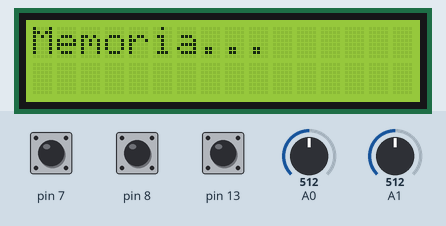
Simulated run of this sketch. Board: Arduino Uno, built with avr-gcc and run on an emulated ATmega328P. Parts: 16×2 character LCD. The test bench sets the inputs (shaded band); at power-on: pin 7 HIGH, A1 = 512, pin 8 HIGH, pin 13 HIGH, A0 = 512. What the sketch prints to the serial monitor is not drawn.

Above: at 3.1 s.
At 6.2 s:
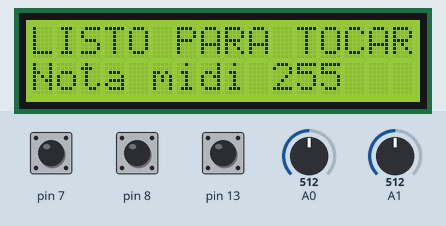
6.3 s: pin 7 pulled LOW for 0.15 s
At 7.5 s:
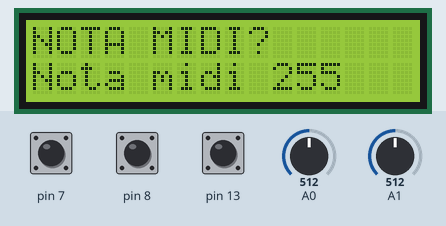
7.9 s: A1 set to 0
At 10.5 s:
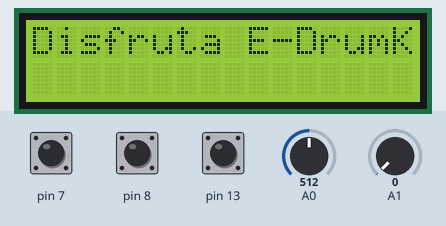
10.9 s: A1 set to 30
12.6 s: pin 7 pulled LOW for 3.2 s
17.3 s: pin 7 pulsed LOW 5 times (0.12 s each, 0.3 s apart)
At 19.3 s:
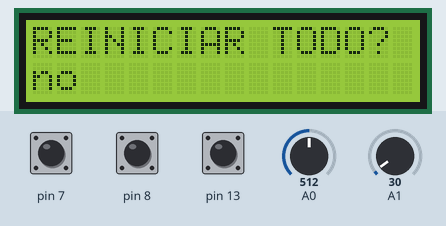
20.3 s: pin 8 pulled LOW for 0.15 s
At 21.4 s:
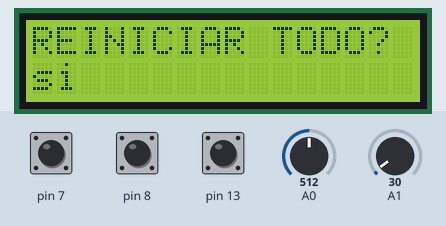
Timing chart, 0 to 22.9 s (numbered marks = the images above; inputs shaded):
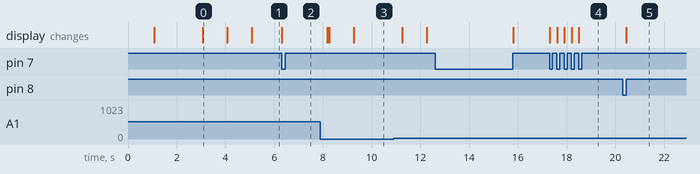

The sketch:

ArduinoMidiDrums.ino
```cpp
// (licence header left out)
 /*
  * Modify by coutino@gmail.com
  * 2019/0705
  * https://www.koutino.com
  */


// ---------------------------------------LCD
// include the library code:
#include <LiquidCrystal.h>


// initialize the library by associating any needed LCD interface pin
// with the arduino pin number it is connected to
const int rs = 12, en = 11, d4 = 5, d5 = 4, d6 = 3, d7 = 2;
LiquidCrystal lcd(rs, en, d4, d5, d6, d7);
boolean showMessageLCD;


// ---------------------------------------PADS
//Piezo defines
#define NUM_PIEZOS 2
#define SNARE_THRESHOLD 30     //anything < TRIGGER_THRESHOLD is treated as 0
#define LTOM_THRESHOLD 30
#define RTOM_THRESHOLD 181
#define LCYM_THRESHOLD 100
#define RCYM_THRESHOLD 100
#define KICK_THRESHOLD 30
#define MAX_THRESHOLD 200 // must be grather than all up define threshold
#define START_SLOT A0     //first analog slot of piezos

//MIDI note defines for each trigger
#define SNARE_NOTE 37
#define LTOM_NOTE 40
#define RTOM_NOTE 72
#define LCYM_NOTE 73
#define RCYM_NOTE 74
#define KICK_NOTE 75

//MIDI defines
#define NOTE_ON_CMD 0x90
#define NOTE_OFF_CMD 0x80
#define MAX_MIDI_VELOCITY 127


//Program defines
//ALL TIME MEASURED IN MILLISECONDS
#define SIGNAL_BUFFER_SIZE 100
#define PEAK_BUFFER_SIZE 30
#define MAX_TIME_BETWEEN_PEAKS 20
#define MIN_TIME_BETWEEN_NOTES 50


// pad struct
struct padStruct{
  //map that holds the mux slots of the piezos
  byte slot;
  //map that holds the respective note to each piezo
  byte miniNote;
  //map that holds the respective threshold to each piezo
  byte threshold;

  //Ring buffers to store analog signal and peaks
  short currentSignalIndex;
  short currentPeakIndex;
  unsigned short signalBuffer[SIGNAL_BUFFER_SIZE];
  unsigned short peakBuffer[PEAK_BUFFER_SIZE];

  boolean noteReady;
  unsigned short noteReadyVelocity;
  boolean isLastPeakZeroed;

  unsigned long lastPeakTime;
  unsigned long lastNoteTime;
};

typedef struct padStruct Pad;
Pad padNote[NUM_PIEZOS];

byte currentMidiNoteSlot;
unsigned short currentMidiChannel;

byte resetAllValue;
boolean resetAllValueConfirm;

byte saveAllValue;
boolean saveAllValueConfirm;


boolean isChangeDataPadNote;


// ---------------------------------------CONFIG


#define NUMBER_OPTIONS 9
#define VALUE_INCREMENT 0
#define VALUE_DECREMENT 1

//MIDI baud rate for MIDI
#define RATE_MIDI 0
//MIDI baud rate for USM
#define RATE_USB 1


struct buttonStruct{
  byte id;
  byte state;
  byte lastState;
  byte value;
};

typedef struct buttonStruct Button;

Button buttonSet;
Button buttonPrev;
Button buttonNext;

// ------ Language in a future
//byte language;
/*enum{
  ES=0,
  EN
};*/

/*
enum{
M_WELCOME=0,
M_ENJOY_EDRUMKIT,
M_VERIFY_MEMORY,
M_GETTING_DATA,
M_NO_DATA_GET,
M_MIDI_NOTE_lowercase,
M_MIDI_NOTE_uppercase,
M_YES,
M_NO,
M_READY_PLAY,
M_MIDI_NOTE_CHANGES,
M_THRESHOLD,
M_MIDI_CHANNEL,
M_SAVE_NEW_DATA,
M_SAVING_WAIT,
M_RESET_ALL,
M_RESETING_WAIT

};
*/

byte currentSerialMode;

//String lanMessage[17];


// ---------------------------------------EEPROM and backup
#include <EEPROM.h>
#include <Arduino.h>

struct bckPadNoteStruct{
  //map that holds the mux slots of the piezos
  byte slot;
  //map that holds the respective note to each piezo
  byte miniNote;
  //map that holds the respective threshold to each piezo
  byte threshold;

};


typedef struct bckPadNoteStruct BckPadNote;


struct eepromStruct{
  boolean isDataSave;
  byte midiChannel;
  byte serialMode;
  BckPadNote bckPadNote[NUM_PIEZOS];
};
typedef struct eepromStruct EepromStruct;
EepromStruct eepromStructMemory;


int EEPROM_writeAnything(int ee, const struct eepromStruct & value)
{
    const byte* p = (const byte*)(const void*)&value;
    unsigned int i;
    for (i = 0; i < sizeof(value); i++)
          EEPROM.write(ee++, *p++);
    return i;
}

int EEPROM_readAnything(int ee, struct eepromStruct& value)
{
    byte* p = (byte*)(void*)&value;
    unsigned int i;
    for (i = 0; i < sizeof(value); i++)
          *p++ = EEPROM.read(ee++);
    return i;
}


// --------------------------------------- SETUP
void setup()
{

  setupLCD();
  printWelcome();
  setupCONFIG();
  setupPADS();
  setupMEMORY();


}


void printWelcome(){
  // Print a message to the LCD.
  lcd.print("Bienvenido");
  delay(1000);
  lcd.clear();
  lcd.print("Disfruta E-DrumKit");
  delay(2000);

}

void setSerialMode(byte modeMIDIUSB){
  switch(modeMIDIUSB){
    case RATE_MIDI:
          Serial.begin(31250);
          break;
    case RATE_USB:
          Serial.begin(115200);
          break;
     default:
         Serial.begin(31250);
         break;
  }

}


void setupLCD(){
 /*
  lanMessage[0] = "Bienvenido";
  lanMessage[1] = "Disfruta EDrumK";
  lanMessage[2] = "Memoria ...";
  lanMessage[3] = "Obteniendo datos";
  lanMessage[4] = "Sin datos";
  lanMessage[5] = "Nota midi";
  lanMessage[6] = "NOTA MIDI";
  lanMessage[7] = "si";
  lanMessage[8] = "no";
  lanMessage[9] = "LISTO PARA TOCA";
  lanMessage[10] = "CAMBIO NOTA MID";
  lanMessage[11] = "Limite sensor";
  lanMessage[12] = "CANAL MIDI";
  lanMessage[13] = "Salvar cambios?";
  lanMessage[14] = "SALVANDO, ESPERE";
  lanMessage[15] = "¿REINICIAR TODO?";
  lanMessage[16] = "REINICIANDO ...";


    "Welcome",
    "Enjoy E-DrumKit",
    "Verify memory...",
    "Getting data...",
    "No data to get",
    "Midi note",
    "MIDI NOTE",
    "yes",
    "no",
    "READY TO PLAY",
    "MIDI NOTE CHANGES",
    "Threshold",
    "MIDI CHANNEL",
    "SAVE NEW DATA",
    "SAVING, WAIT...",
    "RESET ALL?",
    "RESETING,W A0IT..."
*/


  // set up the LCD's number of columns and rows:
  lcd.begin(16, 2);

  showMessageLCD = false;

}


void setupCONFIG(){

  buttonSet.id = 7;
  buttonPrev.id = 13;
  buttonNext.id = 8;
  pinMode( buttonSet.id, INPUT_PULLUP);
  pinMode( buttonPrev.id, INPUT_PULLUP);
  pinMode( buttonNext.id, INPUT_PULLUP);

  buttonPrev.state = 0;
  buttonPrev.lastState = 1;
  buttonNext.state = 0;
  buttonNext.lastState = 1;

}


void setupPADS()
{

  currentSerialMode = 0;
  setSerialMode(currentSerialMode);


  //initialize globals
  for(byte i=0; i<NUM_PIEZOS; ++i)
  {
    padNote[i].currentSignalIndex = 0;
    padNote[i].currentPeakIndex = 0;
    memset(padNote[i].signalBuffer,0,sizeof(padNote[i].signalBuffer));
    memset(padNote[i].peakBuffer,0,sizeof(padNote[i].peakBuffer));
    padNote[i].noteReady = false;
    padNote[i].noteReadyVelocity = 0;
    padNote[i].isLastPeakZeroed = true;
    padNote[i].lastPeakTime = 0;
    padNote[i].lastNoteTime = 0;
    padNote[i].slot = START_SLOT + i;
  }

  padNote[0].threshold = KICK_THRESHOLD;
  padNote[1].threshold = RTOM_THRESHOLD;
  //padNote[2].threshold = RCYM_THRESHOLD;
  //padNote[3].threshold = LCYM_THRESHOLD;
  //padNote[4].threshold = SNARE_THRESHOLD;
  //padNote[5].threshold = LTOM_THRESHOLD;

  padNote[0].miniNote = KICK_NOTE;
  padNote[1].miniNote = RTOM_NOTE;
  //padNote[2].miniNote = RCYM_NOTE;
  //padNote[3].miniNote = LCYM_NOTE;
  //padNote[4].miniNote = SNARE_NOTE;
  //padNote[5].miniNote = LTOM_NOTE;
  currentMidiChannel = 10;
  resetAllValue = 0;
  resetAllValueConfirm = false;
  saveAllValue = 0;
  saveAllValueConfirm = false;
  isChangeDataPadNote = false;
  //language = 1;
}


void setupMEMORY(){

  lcd.clear();
  lcd.print("Memoria...");
  delay(1000);
  EEPROM_readAnything(0, eepromStructMemory);
  lcd.clear();
  if(eepromStructMemory.isDataSave){

    lcd.print("Obteniendo datos");
    copyDataFromEepronToPadNote();
    delay(1000);
  }else{
    lcd.print("Sin datos");
    copyDataFromPadNoteToEeprom();
    delay(1000);
  }


}


void copyDataFromEepronToPadNote(){
  currentMidiChannel = eepromStructMemory.midiChannel;
  currentSerialMode = eepromStructMemory.serialMode;
  for(byte i=0; i<NUM_PIEZOS; ++i){
    padNote[i].slot = eepromStructMemory.bckPadNote[i].slot;
    padNote[i].miniNote = eepromStructMemory.bckPadNote[i].miniNote;
    padNote[i].threshold = eepromStructMemory.bckPadNote[i].threshold;
  }
}

void copyDataFromPadNoteToEeprom(){
  eepromStructMemory.midiChannel = currentMidiChannel;
  eepromStructMemory.serialMode = currentSerialMode;
  for(byte i=0; i<NUM_PIEZOS; ++i){
    eepromStructMemory.bckPadNote[i].slot = padNote[i].slot;
    eepromStructMemory.bckPadNote[i].miniNote = padNote[i].miniNote;
    eepromStructMemory.bckPadNote[i].threshold = padNote[i].threshold;
  }
}


// MAIN
void loop()
{
  actionCONFIG();
  actionPADS();
}


void printMessageNoteLCD(String message){
  if(showMessageLCD){
    showMessageLCD = false;
    lcd.clear();
    lcd.print(message);
    lcd.setCursor(0, 1);
    String m = "Nota midi " + String(padNote[currentMidiNoteSlot].miniNote);
    lcd.print(m);
  }
}

void printMessageThresholdLCD(String message){
  if(showMessageLCD){
    showMessageLCD = false;
    String mn = "NOTA MIDI " + String(padNote[currentMidiNoteSlot].miniNote);
    lcd.clear();
    lcd.print(mn);
    lcd.setCursor(0, 1);
    message = message +" "+ String(padNote[currentMidiNoteSlot].threshold);
    lcd.print(message);

  }
}

void printMessageChannelLCD(String message){
  if(showMessageLCD){
    showMessageLCD = false;
    lcd.clear();
    lcd.print(message);
    lcd.setCursor(0, 1);
    message = " "+ String(currentMidiChannel+1);
    lcd.print(message);

  }
}

void printMessageResetAllValuesLCD(String message,byte numYesNo){
  if(showMessageLCD){
    showMessageLCD = false;
    lcd.clear();
    lcd.print(message);
    lcd.setCursor(0, 1);
    message = numYesNo==1 ? "si":"no";
    lcd.print(message);
  }
}

void printMessageSerialModeLCD(String message,byte midiUSB){
  if(showMessageLCD){
    showMessageLCD = false;
    lcd.clear();
    lcd.print(message);
    lcd.setCursor(0, 1);
    message = midiUSB==1 ? "puerto usb":"puerto midi";
    lcd.print(message);
  }
}

void printMessageLCD(String message){
  if(showMessageLCD){
    showMessageLCD = false;
    lcd.clear();
    //lcd.setCursor(0, 0);
    lcd.print(message);
  }
}

boolean isButtonPress1(struct buttonStruct *button, byte digitanButtonWhatStateToCheck, byte incrementDecrement, byte module ){

  button->state = digitalRead(button->id);
  if(button->state != button->lastState){
    if(button->state == digitanButtonWhatStateToCheck){
      //Serial.println("Cambio el estado del boton 1");


      switch(incrementDecrement){
        case VALUE_INCREMENT:
            button->value = ++button->value % module;
            break;
        case VALUE_DECREMENT:
            if(button->value == 0){
              button->value = module-1;
            }else{
              button->value = --button->value % module;
            }

            break;
      }
      //abs(button->value);
      //Serial.println(button->value);
    }
    button->lastState = button->state;
    showMessageLCD = true;
    return true;
  }else{
    return false;
  }

}


void tmpMessage(String m){
  lcd.clear();
            lcd.print(m);
            delay(3000);
}

void actionCONFIG(){

  byte valueAuxModify;
  String mm;
  String mmmm;

    if(isButtonPress1(&buttonSet, LOW, VALUE_INCREMENT, NUMBER_OPTIONS)){


        //Serial.println("Cambio el estado del boton");
        //Serial.println(digitalButonOPTION);


    }else{

      switch(buttonSet.value){
          case 0:

            // Ready to  play e-drum

            //printMessageNoteLCD("play");
            printMessageNoteLCD("LISTO PARA TOCAR");

            break;
          case 1:
            printMessageNoteLCD("NOTA MIDI?");


            valueAuxModify = padNote[currentMidiNoteSlot].miniNote;

            buttonPrev.value = valueAuxModify;
            if(isButtonPress1(&buttonPrev, HIGH, VALUE_DECREMENT, 127)){
              valueAuxModify = buttonPrev.value;
              isChangeDataPadNote = true;
              //tmpMessage("entry 1");
            }

            buttonNext.value = valueAuxModify;
            if(isButtonPress1(&buttonNext, HIGH, VALUE_INCREMENT, 127)){
              valueAuxModify = buttonNext.value;
              isChangeDataPadNote = true;
              //tmpMessage("entry 2");
            }
            padNote[currentMidiNoteSlot].miniNote = valueAuxModify;


            break;

          case 2:

            printMessageThresholdLCD("Lim. sensor");


            valueAuxModify = padNote[currentMidiNoteSlot].threshold;

            buttonPrev.value = valueAuxModify;
            if(isButtonPress1(&buttonPrev, HIGH, VALUE_DECREMENT, MAX_THRESHOLD)){
              valueAuxModify = buttonPrev.value;
              isChangeDataPadNote = true;
              //tmpMessage("entry 3");
            }

            buttonNext.value = valueAuxModify;
            if(isButtonPress1(&buttonNext, HIGH, VALUE_INCREMENT, MAX_THRESHOLD)){
              valueAuxModify = buttonNext.value;
              isChangeDataPadNote = true;
              //tmpMessage("entry 4");
            }
            padNote[currentMidiNoteSlot].threshold = valueAuxModify;


            break;


          case 3:
          // CHANNEL
            printMessageChannelLCD("CANAL MIDI?");


            valueAuxModify = currentMidiChannel;
            buttonPrev.value = valueAuxModify;
            if(isButtonPress1(&buttonPrev, HIGH, VALUE_DECREMENT, 16)){
              valueAuxModify = buttonPrev.value;
              isChangeDataPadNote = true;
            }

            buttonNext.value = valueAuxModify;
            if(isButtonPress1(&buttonNext, HIGH, VALUE_INCREMENT, 16)){
              valueAuxModify = buttonNext.value;
              isChangeDataPadNote = true;
            }
            currentMidiChannel = valueAuxModify;

            break;

          case 4:
            // SERIAL PORT MODE
             mmmm = "ant" + String(buttonSet.value);
                //          tmpMessage(mmmm);
              valueAuxModify = currentSerialMode;
              printMessageSerialModeLCD("PUERTO?",currentSerialMode);
              //delay(3000);
              buttonPrev.value = valueAuxModify;
              if(isButtonPress1(&buttonPrev, HIGH, VALUE_DECREMENT, 2)){
                valueAuxModify = buttonPrev.value;
                setSerialMode(valueAuxModify);
                isChangeDataPadNote = true;
              }

              buttonNext.value = valueAuxModify;
              if(isButtonPress1(&buttonNext, HIGH, VALUE_INCREMENT, 2)){
                valueAuxModify = buttonNext.value;
                setSerialMode(valueAuxModify);
                isChangeDataPadNote = true;
              }
              currentSerialMode = valueAuxModify;
              mmmm = "des" + String(buttonSet.value);
              //tmpMessage(mmmm);
              break;

          case 5:
            // SAVE ALL VALUES
            if(isChangeDataPadNote){

              valueAuxModify = saveAllValue;
              printMessageResetAllValuesLCD("SALVAR CAMBIOS?",saveAllValue);
              buttonPrev.value = valueAuxModify;
              if(isButtonPress1(&buttonPrev, HIGH, VALUE_DECREMENT, 2)){
                valueAuxModify = buttonPrev.value;
              }

              buttonNext.value = valueAuxModify;
              if(isButtonPress1(&buttonNext, HIGH, VALUE_INCREMENT, 2)){
                valueAuxModify = buttonNext.value;
              }
              saveAllValue = valueAuxModify;
              saveAllValueConfirm = valueAuxModify == 1 ? true:false;

            }else{
              buttonSet.value = 7;
            }
            break;

          case 6:
            isChangeDataPadNote = false;
            if(saveAllValueConfirm){
              printMessageLCD("SALVANDO, ESPERE...");
              //setupPADS();
              copyDataFromPadNoteToEeprom();
              eepromStructMemory.isDataSave = true;
              EEPROM_writeAnything(0, eepromStructMemory);

              saveAllValueConfirm = false;
              saveAllValue = 0;
              delay(1000);
              buttonSet.value = 0;
            }else{
              copyDataFromEepronToPadNote();
              setSerialMode(currentSerialMode);
              buttonSet.value = 7;
            }
            break;

          case 7:
            isChangeDataPadNote = false;
            // RESET ALL VALUES
            valueAuxModify = resetAllValue;
            printMessageResetAllValuesLCD("REINICIAR TODO?",resetAllValue);
            buttonPrev.value = valueAuxModify;
            if(isButtonPress1(&buttonPrev, HIGH, VALUE_DECREMENT, 2)){
              valueAuxModify = buttonPrev.value;
            }

            buttonNext.value = valueAuxModify;
            if(isButtonPress1(&buttonNext, HIGH, VALUE_INCREMENT, 2)){
              valueAuxModify = buttonNext.value;
            }
            resetAllValue = valueAuxModify;
            resetAllValueConfirm = valueAuxModify == 1 ? true:false;
            break;


          case 8:
            // CONFIRM RESET ALL VALUES
            if(resetAllValueConfirm){
              printMessageLCD("REINICIANDO,ESPERE...");
              setupPADS();
              resetAllValueConfirm = false;
              resetAllValue = 0;
              delay(2000);
            }
            buttonSet.value = 0;
            break;

        }
    }


}


void actionPADS(){
  //Serial.println("--------PADS");
    unsigned long currentTime = millis();

  for(byte i=0; i<NUM_PIEZOS; ++i)
  {
    //get a new signal from analog read
    unsigned short newSignal = analogRead(padNote[i].slot);
    padNote[i].signalBuffer[padNote[i].currentSignalIndex] = newSignal;
    //Serial.println(newSignal);

    //if new signal is 0
    if(newSignal < padNote[i].threshold)
    {
      if(!padNote[i].isLastPeakZeroed && (currentTime - padNote[i].lastPeakTime) > MAX_TIME_BETWEEN_PEAKS)
      {
        recordNewPeak(i,0);
      }
      else
      {
        //get previous signal
        short prevSignalIndex = padNote[i].currentSignalIndex-1;
        if(prevSignalIndex < 0) prevSignalIndex = SIGNAL_BUFFER_SIZE-1;
        unsigned short prevSignal = padNote[i].signalBuffer[prevSignalIndex];

        unsigned short newPeak = 0;

        //find the wave peak if previous signal was not 0 by going
        //through previous signal values until another 0 is reached
        while(prevSignal >= padNote[i].threshold)
        {
          if(padNote[i].signalBuffer[prevSignalIndex] > newPeak)
          {
            newPeak = padNote[i].signalBuffer[prevSignalIndex];
          }

          //decrement previous signal index, and get previous signal
          prevSignalIndex--;
          if(prevSignalIndex < 0) prevSignalIndex = SIGNAL_BUFFER_SIZE-1;
          prevSignal = padNote[i].signalBuffer[prevSignalIndex];
        }

        if(newPeak > 0)
        {
          recordNewPeak(i, newPeak);
        }
      }

    }

    padNote[i].currentSignalIndex++;
    if(padNote[i].currentSignalIndex == SIGNAL_BUFFER_SIZE) padNote[i].currentSignalIndex = 0;
  }
}
void recordNewPeak(byte slot, short newPeak)
{
  padNote[slot].isLastPeakZeroed = (newPeak == 0);

  unsigned long currentTime = millis();
  padNote[slot].lastPeakTime = currentTime;

  //new peak recorded (newPeak)
  padNote[slot].peakBuffer[padNote[slot].currentPeakIndex] = newPeak;

  //1 of 3 cases can happen:
  // 1) note ready - if new peak >= previous peak
  // 2) note fire - if new peak < previous peak and previous peak was a note ready
  // 3) no note - if new peak < previous peak and previous peak was NOT note ready

  //get previous peak
  short prevPeakIndex = padNote[slot].currentPeakIndex-1;
  if(prevPeakIndex < 0) prevPeakIndex = PEAK_BUFFER_SIZE-1;
  unsigned short prevPeak = padNote[slot].peakBuffer[prevPeakIndex];

  if(newPeak > prevPeak && (currentTime - padNote[slot].lastNoteTime)>MIN_TIME_BETWEEN_NOTES)
  {
    padNote[slot].noteReady = true;
    if(newPeak > padNote[slot].noteReadyVelocity)
      padNote[slot].noteReadyVelocity = newPeak;
  }
  else if(newPeak < prevPeak && padNote[slot].noteReady)
  {
    noteFire(slot, currentMidiChannel, padNote[slot].miniNote, padNote[slot].noteReadyVelocity);
    padNote[slot].noteReady = false;
    padNote[slot].noteReadyVelocity = 0;
    padNote[slot].lastNoteTime = currentTime;
  }

  padNote[slot].currentPeakIndex++;
  if(padNote[slot].currentPeakIndex == PEAK_BUFFER_SIZE) padNote[slot].currentPeakIndex = 0;
}

void noteFire(byte slot, byte channel, byte note, unsigned short velocity)
{
  // time to shot MIDI NOTE
  if(velocity > MAX_MIDI_VELOCITY)
    velocity = MAX_MIDI_VELOCITY;
  currentMidiNoteSlot = slot;
  showMessageLCD = true;
  midiNoteOn(channel, note, velocity);
  midiNoteOff(channel, note, velocity);
}

void midiNoteOn(byte channel, byte note, byte midiVelocity)
{
  channel =  NOTE_ON_CMD + channel;
  Serial.write(channel);
  Serial.write(note);
  Serial.write(midiVelocity);
  //Serial.println(note);
  //lcd.print(m);
}

void midiNoteOff(byte channel, byte note, byte midiVelocity)
{
  channel =  NOTE_OFF_CMD + channel;
  Serial.write(channel);
  Serial.write(note);
  Serial.write(midiVelocity);

}
```

Measured:
- after the input at 6.3 s, the display: changes at once (image 2)
- after the input at 7.9 s, the display: first changes after 0.29 s (image 3 shows a later state)
- after the input at 17.3 s, the display: first changes at once (image 4 shows a later state)
- after the input at 20.3 s, the display: changes after 0.16 s (image 5)
- what the display in image 0 shows lasts 1.0 s, from 3.1 s to 4.1 s
